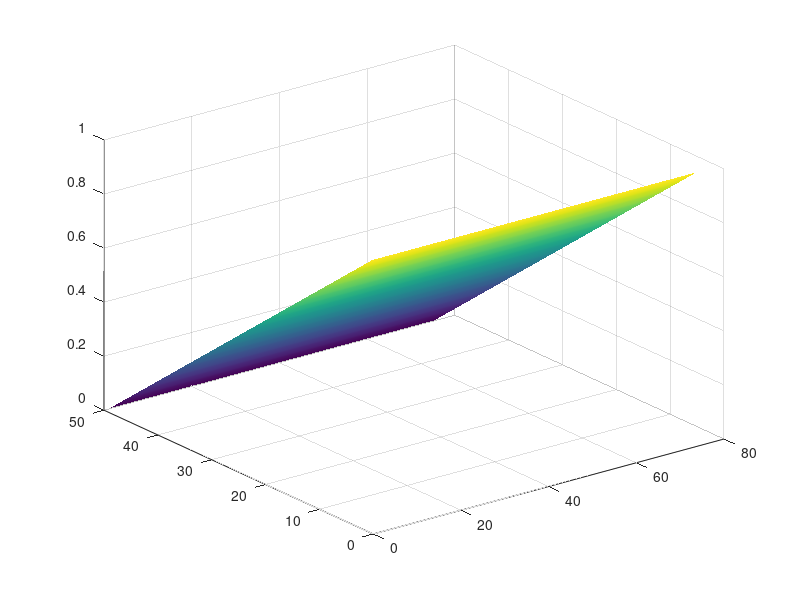

Recreate this plot in MATLAB.

nx = 50;
ny = 75;
G = sparse(nx*ny);
volt = zeros(nx*ny);

for i = 1:1:nx
    for j = 1:1:ny
        n = j + (i-1)*ny;
        
        if i == 1
            G(n, :) = 0;
            G(n, n) = 1;
            volt(n) = 1;
        elseif i == nx
            G(n, :) = 0;
            G(n, n) = 1;
            volt(n) = 0;
        
        elseif j == ny
            G(n, n) = -3;
            G(n, n-1) = 1;
            G(n, n+ny) = 1;
            G(n, n-ny) = 1;
            
        elseif j == 1
            G(n, :) = 0;
            G(n, n) = -3;
            G(n, n+1) = 1;
            G(n, n-ny) = 1;
            G(n, n+ny) = 1;
        else
            G(n, n) = -4;
            G(n, n-1) = 1;
            G(n, n+1) = 1;
            G(n, n-ny) = 1;
            G(n, n+ny) = 1;
            
        end
    end
end

E = G\volt;

temp = zeros(nx, ny);

for i = 1:1:nx
    for j = 1:1:ny
        n = j + (i-1)*ny;
        temp(i,j) = E(n);
    end
end

figure(2)
surf(temp)
shading interp

